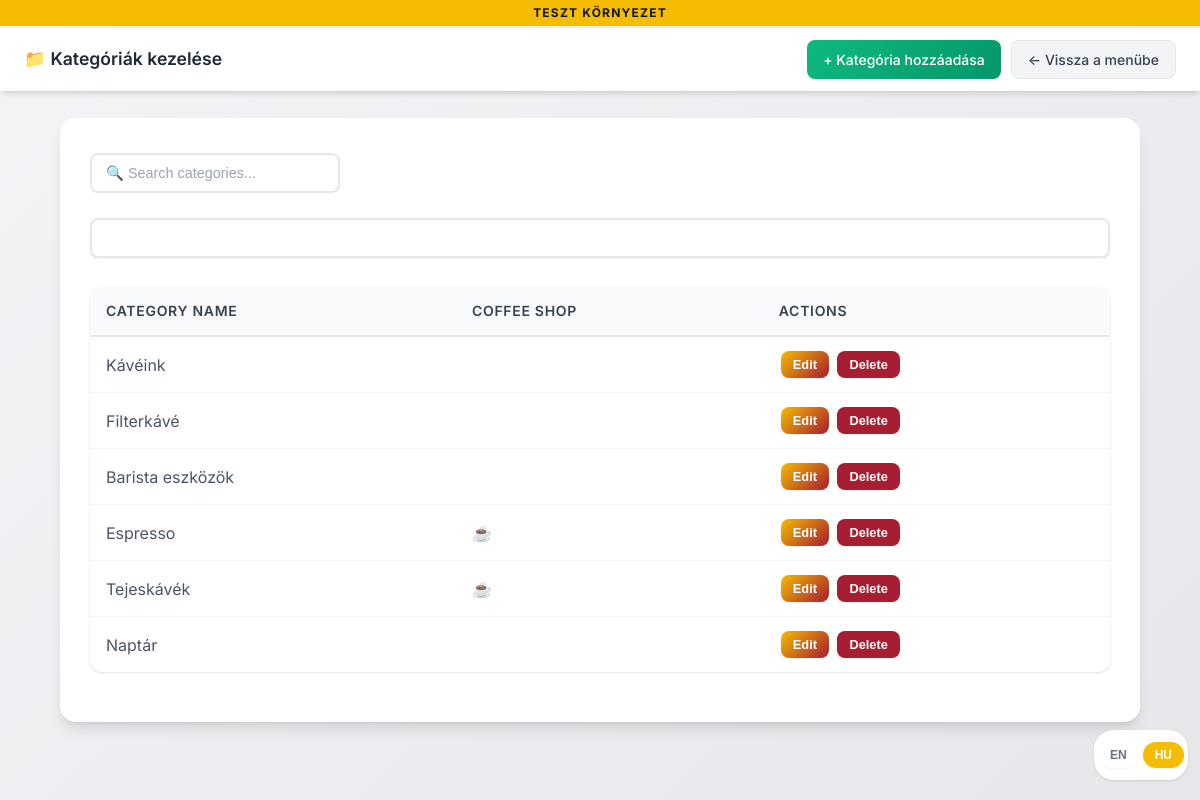
The app's page /manage_categories (signed in) with its own data.
### tables this page shows
CREATE TABLE categories (
                id INTEGER PRIMARY KEY,
                name TEXT NOT NULL
            , is_coffee_shop INTEGER DEFAULT 0, source TEXT DEFAULT 'manual', updated_at TIMESTAMP, deleted_at TIMESTAMP);

### app.py (the view)
@app.route('/manage_categories')
@login_required
def manage_categories():
    categories = query_db("SELECT * FROM categories WHERE deleted_at IS NULL")
    return render_template('manage_categories.html', categories=categories)

### app.py (called while the page is built)
def query_db(query: str, args: tuple = (), one: bool = False) -> list | sqlite3.Row | None:
    conn = sqlite3.connect(DATABASE)
    conn.row_factory = sqlite3.Row
    cur = conn.cursor()
    cur.execute(query, args)
    rv = cur.fetchall()
    conn.commit()
    conn.close()
    return (rv[0] if rv else None) if one else rv

def login_required(f):
    @wraps(f)
    def decorated_function(*args, **kwargs):
        if 'user_id' not in session:
            if request.is_json:
                return jsonify({"status": "error", "message": "Authentication required"}), 401
            return redirect(url_for('login', next=request.url))
        if 'last_activity' in session:
            last_activity = datetime.fromisoformat(session['last_activity'])
            if datetime.now() - last_activity > timedelta(minutes=SESSION_TIMEOUT_MINUTES):
                session.clear()
                if request.is_json:
                    return jsonify({"status": "error", "message": "Session expired"}), 401
                return redirect(url_for('login', next=request.url))
        session['last_activity'] = datetime.now().isoformat()
        return f(*args, **kwargs)
    return decorated_function

@app.before_request
def update_gauge_metrics():
    try:
        active_sessions = query_db("SELECT COUNT(*) as count FROM market_sessions WHERE closed_at IS NULL", one=True)
        active_market_sessions.set(active_sessions['count'] if active_sessions else 0)
        b2b_pending = query_db("SELECT COUNT(*) as count FROM b2b_orders WHERE status = 'pending'", one=True)
        orders_pending.labels(type='b2b').set(b2b_pending['count'] if b2b_pending else 0)
    except Exception as e:
        logging.debug(f"Metrics update skipped: {e}")  # Don't fail requests if metrics update fails

@app.context_processor
def inject_globals():
    return dict(
        billingo_env=BILLINGO_ENV,
        current_user=session.get('username'),
        is_admin=session.get('role') == 'admin'
    )

### roast_tracker/routes.py (called while the page is built)
@roast_tracker.before_app_request
def ensure_db():
    from .database import DATABASE_PATH
    import os
    if not os.path.exists(DATABASE_PATH):
        init_db()

### templates/manage_categories.html (shortened to what this page needs)
<!DOCTYPE html>
<html lang="en">
<head>
    <link rel="stylesheet" href="{{ url_for('static', filename='style.css') }}">
</head>
<body>
    <div class="env-indicator {{ 'test' if billingo_env == 'test' else 'prod' }}">
        {% if billingo_env == 'test' %}
            <span data-i18n="testEnv">TESZT környezet</span>
        {% else %}
            <span data-i18n="prodEnv">ÉLES RENDSZER</span>
        {% endif %}
    </div>
    <div class="lang-toggle">
        <button class="lang-btn" data-lang="en" onclick="setLanguage('en')">EN</button>
        <button class="lang-btn active" data-lang="hu" onclick="setLanguage('hu')">HU</button>
    </div>
    <nav class="top-nav">
        <span class="nav-title" data-i18n="manageCategoriesTitle">📁 Manage Categories</span>
        <div class="nav-actions">
            <a href="/add_category" class="nav-btn primary" data-i18n="addCategory">+ Add Category</a>
            <a href="{{ url_for('main_menu') }}" class="nav-btn secondary" data-i18n="backToMenu">← Back to Menu</a>
        </div>
    </nav>
    <div class="container">
        <div class="filters-bar">
            <input type="text" id="searchInput" placeholder="🔍 Search categories..." oninput="filterAndSort()">
            <button class="sort-btn" id="sortBtn" onclick="toggleSort()">
                <span id="sortIcon">↑↓</span> Name
            </button>
        </div>
        <table>
            <thead>
                <tr>
                    <th>Category Name</th>
                    <th>Coffee Shop</th>
                    <th>Actions</th>
                </tr>
            </thead>
            <tbody id="tableBody">
                {% for category in categories %}
                <tr data-name="{{ category[1]|lower }}">
                    <td>{{ category[1] }}</td>
                    <td>{{ "☕" if category[2] else "" }}</td>
                    <td>
                        <button onclick="location.href='/edit_category/{{ category[0] }}'">Edit</button>
                        <button onclick="deleteCategory({{ category[0] }})" style="background: var(--danger);">Delete</button>
                    </td>
                </tr>
                {% endfor %}
            </tbody>
        </table>
    </div>
</body>
</html>

### static/style.css (style rules this page uses)
:root { --primary: #f5bc00; --primary-dark: #a71d31; --secondary-light: #eed25f; --secondary: #cd9a59; --secondary-dark: #794f2b; --success: #10b981; --success-dark: #059669; --warning: #f5bc00; --danger: #a71d31; --coffee: #794f2b; --coffee-light: #cd9a59; --gray-50: #f9fafb; --gray-100: #f3f4f6; --gray-200: #e5e7eb; --gray-300: #d1d5db; --gray-400: #9ca3af; --gray-500: #6b7280; --gray-600: #4b5563; --gray-700: #374151; --gray-800: #1f2937; --gray-900: #111827; --shadow-sm: 0 1px 2px 0 rgb(0 0 0 / 0.05); --shadow: 0 1px 3px 0 rgb(0 0 0 / 0.1), 0 1px 2px -1px rgb(0 0 0 / 0.1); --shadow-md: 0 4px 6px -1px rgb(0 0 0 / 0.1), 0 2px 4px -2px rgb(0 0 0 / 0.1); --shadow-lg: 0 10px 15px -3px rgb(0 0 0 / 0.1), 0 4px 6px -4px rgb(0 0 0 / 0.1); --radius: 12px; --radius-sm: 8px; --radius-lg: 16px; }
* { box-sizing: border-box; }
body { font-family: 'Inter', -apple-system, BlinkMacSystemFont, 'Segoe UI', Roboto, sans-serif; margin: 0; padding: 0; background: linear-gradient(135deg, var(--gray-100) 0%, var(--gray-200) 100%); color: var(--gray-800); min-height: 100vh; line-height: 1.5; }
.container { max-width: 90%; margin: 20px auto; padding: 30px; background: white; border-radius: var(--radius-lg); box-shadow: var(--shadow-lg); }
input, select { width: 100%; padding: 12px 16px; margin: 5px 0; border-radius: var(--radius-sm); border: 2px solid var(--gray-200); font-size: 1rem; transition: all 0.2s ease; background: white; }
input::placeholder { color: var(--gray-400); }
button { width: 100%; padding: 12px 24px; margin: 8px 0; border-radius: var(--radius-sm); border: none; background: linear-gradient(135deg, var(--primary) 0%, var(--primary-dark) 100%); color: white; font-weight: 600; font-size: 1rem; cursor: pointer; transition: all 0.2s ease; box-shadow: var(--shadow-sm); }
table { width: 100%; border-collapse: separate; border-spacing: 0; margin: 20px 0; border-radius: var(--radius); overflow: hidden; box-shadow: var(--shadow); }
table th { padding: 14px 16px; background: var(--gray-50); font-weight: 600; color: var(--gray-700); text-align: left; font-size: 0.875rem; text-transform: uppercase; letter-spacing: 0.05em; border-bottom: 2px solid var(--gray-200); }
table td { padding: 12px 16px; border-bottom: 1px solid var(--gray-100); color: var(--gray-600); }
table tr:last-child td { border-bottom: none; }
.container { animation: fadeIn 0.3s ease-out; }
.env-indicator { position: fixed; top: 0; left: 0; right: 0; padding: 4px 12px; text-align: center; font-size: 0.75rem; font-weight: 700; text-transform: uppercase; letter-spacing: 0.1em; z-index: 1000; }
.env-indicator.test { background: var(--warning); color: var(--gray-900); }
.lang-toggle { position: fixed; bottom: 20px; right: 12px; z-index: 1001; display: flex; gap: 4px; background: white; padding: 4px; border-radius: 20px; box-shadow: var(--shadow); }
.lang-btn { padding: 6px 12px; border: none; border-radius: 16px; font-size: 0.75rem; font-weight: 600; cursor: pointer; transition: all 0.2s; background: transparent; color: var(--gray-500); width: auto; min-width: auto; }
.lang-btn.active { background: var(--primary); color: white; }

### records on screen
categories: name "Kávéink"
categories: name "Filterkávé"
categories: name "Barista eszközök"
categories: name "Espresso", is_coffee_shop "☕"
categories: name "Tejeskávék", is_coffee_shop "☕"
categories: name "Naptár"
